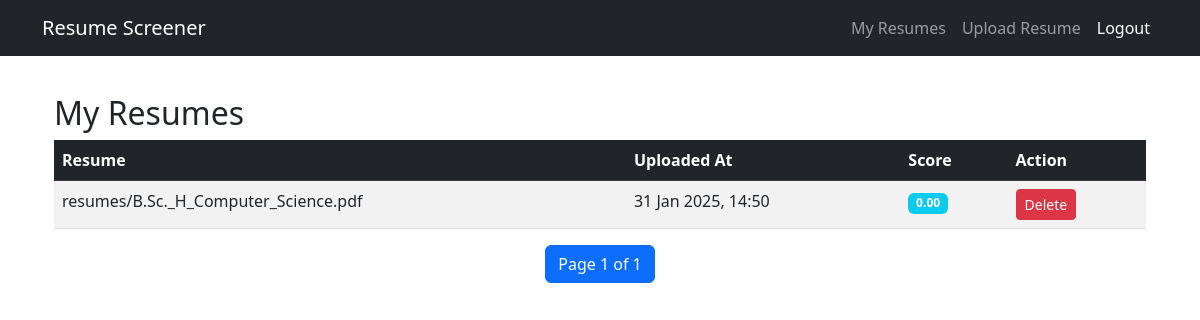
The app's page /resume-list/ (signed in) with its own data.
### resume_app/models.py (models this page shows, shortened)
class Resume(models.Model):
    user = models.ForeignKey(User, on_delete=models.CASCADE,null=True)
    file = models.FileField(upload_to='resumes/')
    extracted_text = models.TextField(null=True,blank=True)
    score = models.FloatField(default=0.0)
    uploaded_at = models.DateTimeField(auto_now_add=True)

### resume_app/views.py (the view)
# urls.py: path('resume-list/',views.resume_list,name="resume_list")
@login_required
def resume_list(request):
    resumes = Resume.objects.filter(user=request.user).order_by('-uploaded_at')  # Show latest first
    paginator = Paginator(resumes, 5)
    page_number = request.GET.get('page')
    page_obj = paginator.get_page(page_number)
    return render(request, 'resume_list.html', {'page_obj': page_obj})

### resume_app/templates/resume_list.html (shortened to what this page needs)
{% extends 'base.html' %}
{% block content %}
<div class="container mt-4">
    <h2>My Resumes</h2>
    {% if page_obj %}
        <table class="table table-striped">
            <thead class="table-dark">
                <tr>
                    <th>Resume</th>
                    <th>Uploaded At</th>
                    <th>Score</th>
                    <th>Action</th>
                </tr>
            </thead>
            <tbody>
                {% for resume in page_obj %}
                <tr>
                    <td>{{ resume.file.name }}</td>
                    <td>{{ resume.uploaded_at|date:"d M Y, H:i" }}</td>
                    <td><span class="badge bg-info">{{ resume.score|floatformat:2 }}</span></td>
                    <td>
                        <a href="{% url 'delete_resume' resume.id %}" class="btn btn-danger btn-sm">Delete</a>
                    </td>
                </tr>
                {% endfor %}
            </tbody>
        </table>
        <nav aria-label="Page navigation">
            <ul class="pagination justify-content-center">
                <li class="page-item active"><span class="page-link">Page {{ page_obj.number }} of {{ page_obj.paginator.num_pages }}</span></li>
            </ul>
        </nav>
    {% else %}
        <p class="text-muted">You haven't uploaded any resumes yet.</p>
    {% endif %}
</div>
{% endblock %}

### resume_app/templates/base.html (style rules this page uses)
body { padding-top: 70px; }

### records on screen
Resume: file.name "resumes/B.Sc._H_Computer_Science.pdf", uploaded_at "31 Jan 2025, 14:50", score "0.00"

### other values on screen
{{ page_obj.number }} "1"
{{ page_obj.paginator.num_pages }} "1"
